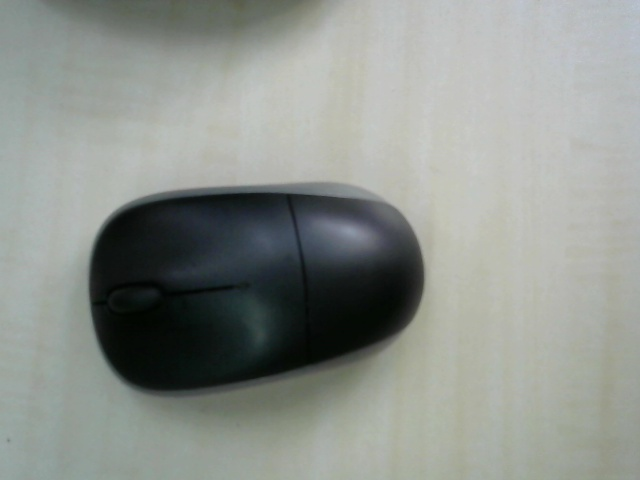
#> input picture image/mouse.jpg, 640 x 480 px
$ python 4_copy_ROI.py
#> lines starting #> are read from the running program, lines starting #| are printed output that depends on the picture; after the words box and inside, x2 and y2 are one past the last pixel; in counts of white or black regions, pixels touching at a corner belong together
import numpy as np
import cv2

img = cv2.imread('image/mouse.jpg', cv2.IMREAD_COLOR)
#> img is the input picture: shape (480, 640, 3); mean B, G, R 141.8, 147.1, 142.2

img[55, 55] = [255, 255, 255] #set the pixel to white
#> img: shape (480, 640, 3); under 0.01% of pixels changed, all inside (x1, y1, x2, y2) = (55, 55, 56, 56)
px = img[55, 55]
#> px = [255, 255, 255]
print(px)
#| [255 255 255]

row1, col1 = 183, 89  #left-top
row2, col2 = 395, 425 #right-bottom
rows, cols = row2 - row1, col2 - col1
mouse = img[row1:row2, col1:col2] #ROI(Region of Image)
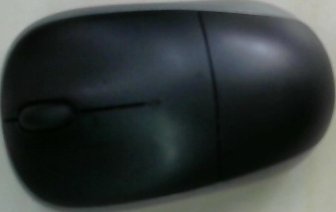
#> mouse: shape (212, 336, 3); mean B, G, R 58.8, 59.6, 53.3
img[0:rows, 0:cols] = mouse #copy ROI
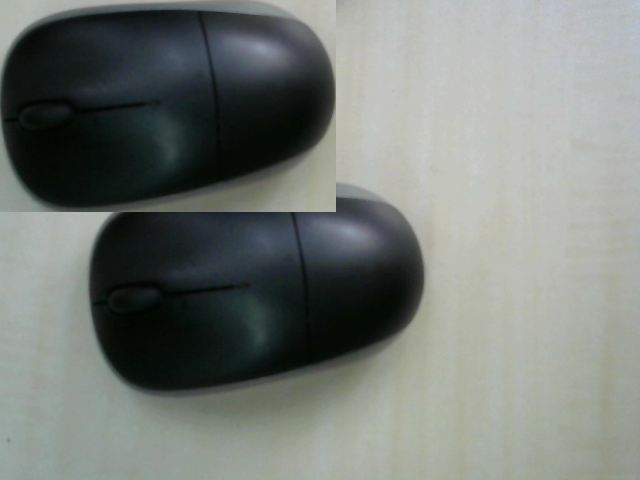
#> img: shape (480, 640, 3); mean B, G, R 120.2, 124.4, 119.3


cv2.imshow('image', img)
cv2.waitKey(0)
cv2.destroyAllWindows()

$ run again, with image/ceiling.jpg copied over image/mouse.jpg
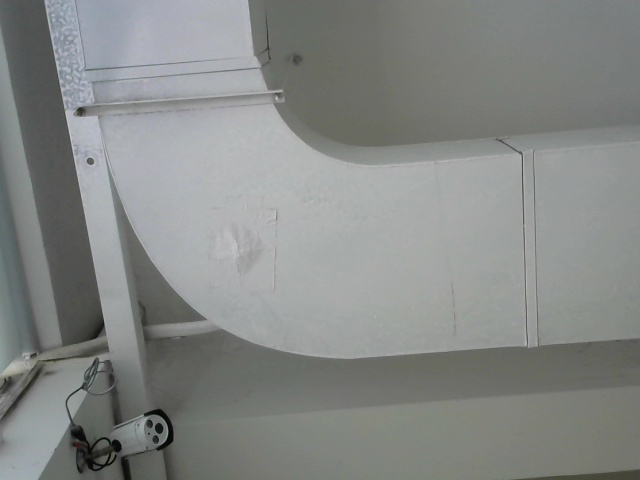
#> input picture image/ceiling.jpg, 640 x 480 px
#> img is the input picture: shape (480, 640, 3); mean B, G, R 134.2, 136.1, 133.4
#> px = [255, 255, 255]
#| [255 255 255]
#> `mouse = img[row1:row2, col1:col2]`:
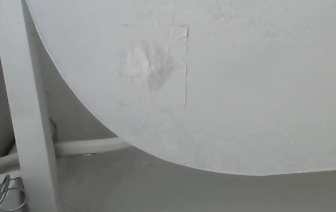
#> mouse: shape (212, 336, 3); mean B, G, R 147.9, 149.1, 146.7
#> `img[0:rows, 0:cols] = mouse`:
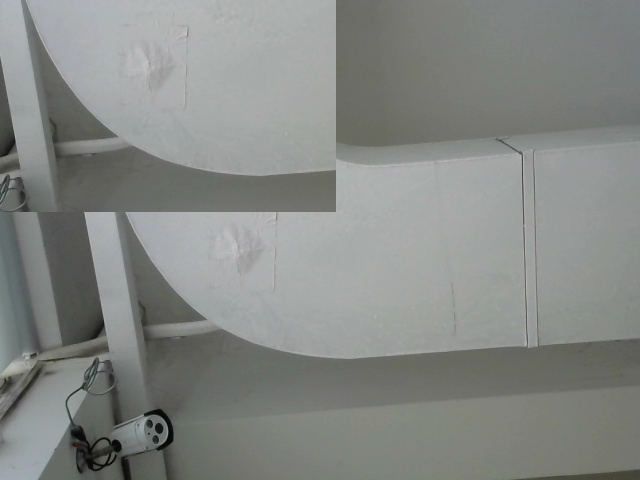
#> img: shape (480, 640, 3); mean B, G, R 133.5, 136.3, 133.8
